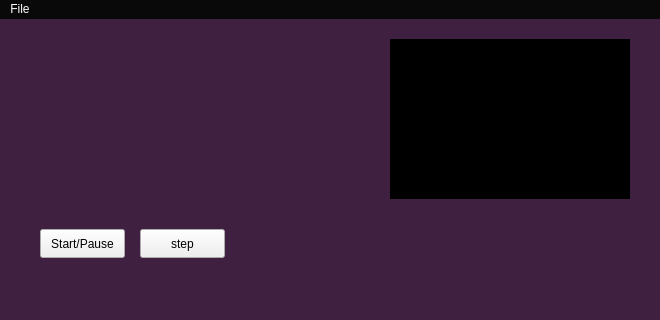
<?xml version="1.0" encoding="UTF-8"?>
<ui version="4.0">
 <class>MainWindow</class>
 <widget class="QMainWindow" name="MainWindow">
  <property name="geometry">
   <rect>
    <x>0</x>
    <y>0</y>
    <width>660</width>
    <height>320</height>
   </rect>
  </property>
  <property name="windowTitle">
   <string>MainWindow</string>
  </property>
  <property name="styleSheet">
   <string notr="true">QMenuBar {
background: rgb(9, 9, 9);
color: rgb(255, 255, 255);
}
QMainWindow {
background: rgb(64, 32, 64);
}</string>
  </property>
  <widget class="QWidget" name="centralWidget">
   <widget class="QWidget" name="gWidget" native="true">
    <property name="geometry">
     <rect>
      <x>40</x>
      <y>20</y>
      <width>320</width>
      <height>160</height>
     </rect>
    </property>
   </widget>
   <widget class="QPushButton" name="startBtn">
    <property name="geometry">
     <rect>
      <x>40</x>
      <y>210</y>
      <width>85</width>
      <height>29</height>
     </rect>
    </property>
    <property name="text">
     <string>Start/Pause</string>
    </property>
   </widget>
   <widget class="QPushButton" name="stepBtn">
    <property name="geometry">
     <rect>
      <x>140</x>
      <y>210</y>
      <width>85</width>
      <height>29</height>
     </rect>
    </property>
    <property name="text">
     <string>step</string>
    </property>
   </widget>
   <widget class="QListWidget" name="memView">
    <property name="geometry">
     <rect>
      <x>390</x>
      <y>20</y>
      <width>240</width>
      <height>160</height>
     </rect>
    </property>
    <property name="styleSheet">
     <string notr="true">QListWidget{
background-color: rgb(0, 0, 0);
color: rgb(217, 217, 217)
}

QListWidget::item::selected {
background-color: rgb(0, 0, 0);
color: rgb(255, 255, 0);
}</string>
    </property>
   </widget>
  </widget>
  <widget class="QMenuBar" name="menuBar">
   <property name="geometry">
    <rect>
     <x>0</x>
     <y>0</y>
     <width>660</width>
     <height>25</height>
    </rect>
   </property>
   <widget class="QMenu" name="menuFile">
    <property name="title">
     <string>File</string>
    </property>
    <addaction name="OpenFile"/>
   </widget>
   <addaction name="menuFile"/>
  </widget>
  <action name="OpenFile">
   <property name="checkable">
    <bool>false</bool>
   </property>
   <property name="text">
    <string>open</string>
   </property>
   <property name="toolTip">
    <string>open game</string>
   </property>
   <property name="shortcut">
    <string>Ctrl+O</string>
   </property>
  </action>
 </widget>
 <layoutdefault spacing="6" margin="11"/>
 <resources/>
 <connections/>
</ui>
